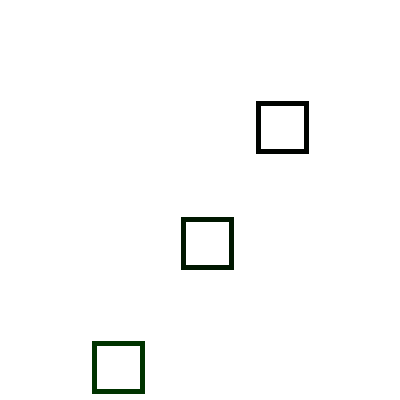
Frame 1 (no input)
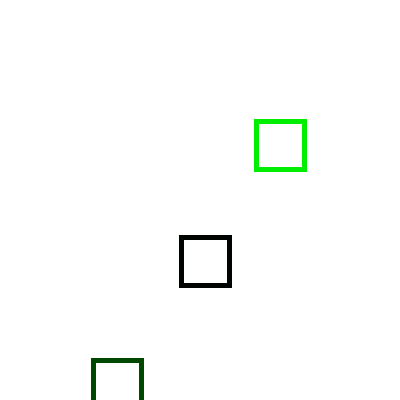
Frame 60 (the mouse pressed at the canvas centre just before this capture)
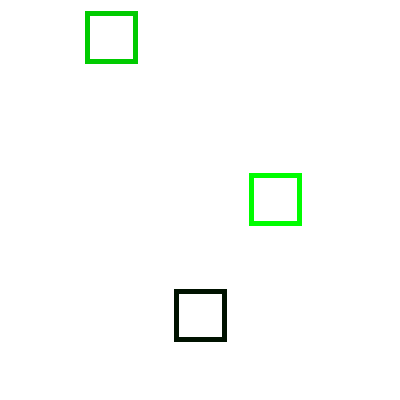
Frame 120 (the mouse held since frame 60 and released just before this capture)

The Processing sketch that drew these frames (run headless with seeded random() and noise(); from frame 60 on, the mouse is pressed at the canvas centre):

// Processing sketch: aula14_grupo01_exer05
// ── aula14_grupo01_exer05.pde
// The Nature of Code, exercicio 1.8
Mover mover, ines, joao;
void setup() {
  size(400, 400);
  mover = new Mover();
  ines = new Mover();
  joao = new Mover();
}
void draw() {
  background(255);
  joao.show();
  joao.update();
  joao.checkEdges();
  
  ines.show();
  ines.update();
  ines.checkEdges();
  
  mover.show();
  mover.update();
  mover.checkEdges();
}

// ── Mover.pde
// The Nature of Code
// Daniel Shiffman
// http://natureofcode.com

class Mover {
  PVector position, velocity, acceleration;
  float topSpeed;
  
  Mover() {
    this.position = new PVector(random(0,400), random(0,400));
    this.velocity = new PVector();
    this.acceleration = new PVector(-0.001, 0.01);
    this.topSpeed = random(2,15);
  }

  void update() {
    this.velocity.add(this.acceleration);
    this.velocity.limit(this.topSpeed);
    this.position.add(this.velocity);
  }

  void show() {
    stroke(0, random(255),0);
    strokeWeight(5);
    noFill();
    rect(this.position.x, this.position.y, 48,48);
  }

  void checkEdges() {
    if (this.position.x > width) {
      this.position.x = 0;
    } else if (this.position.x < 0) {
      this.position.x = width;
    }

    if (this.position.y > height) {
      this.position.y = 0;
    } else if (this.position.y < 0) {
      this.position.y = height;
    }
  }
}
